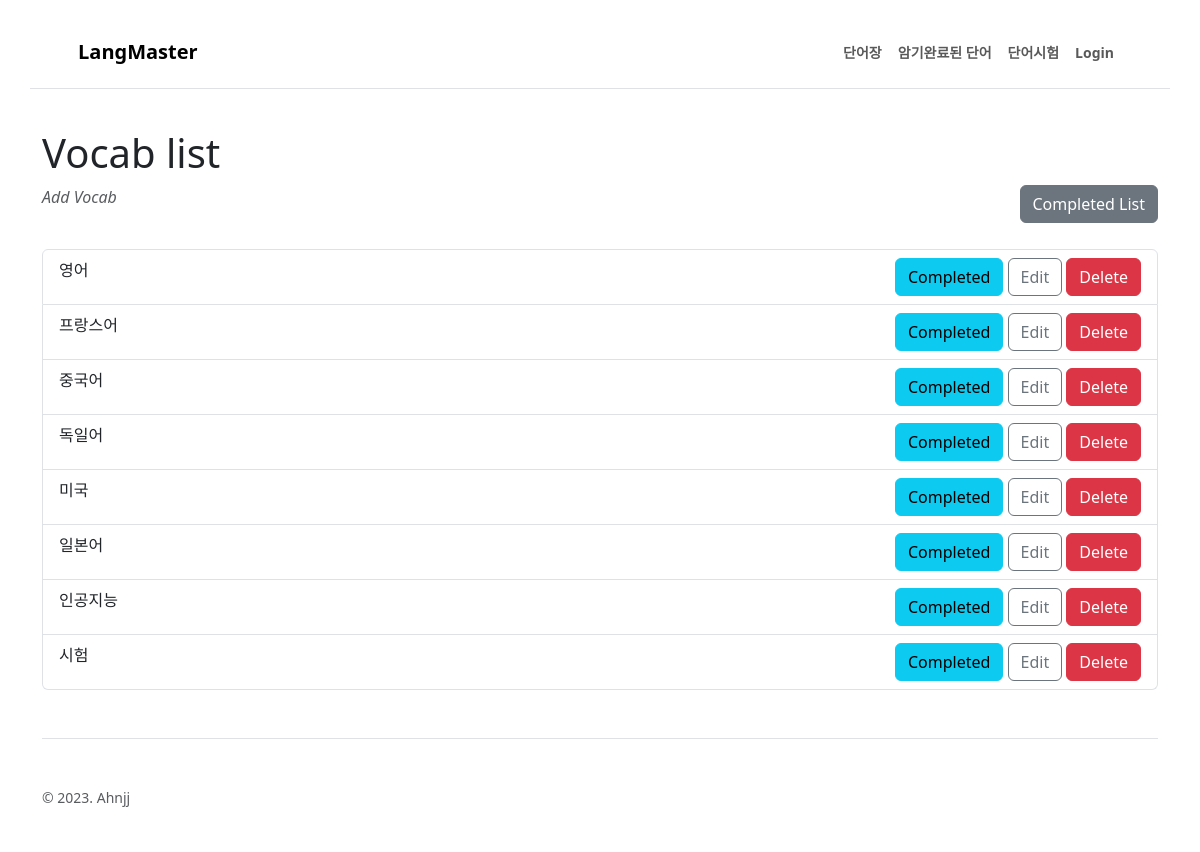
/langapp/list/, run on an earlier commit of the app's database.
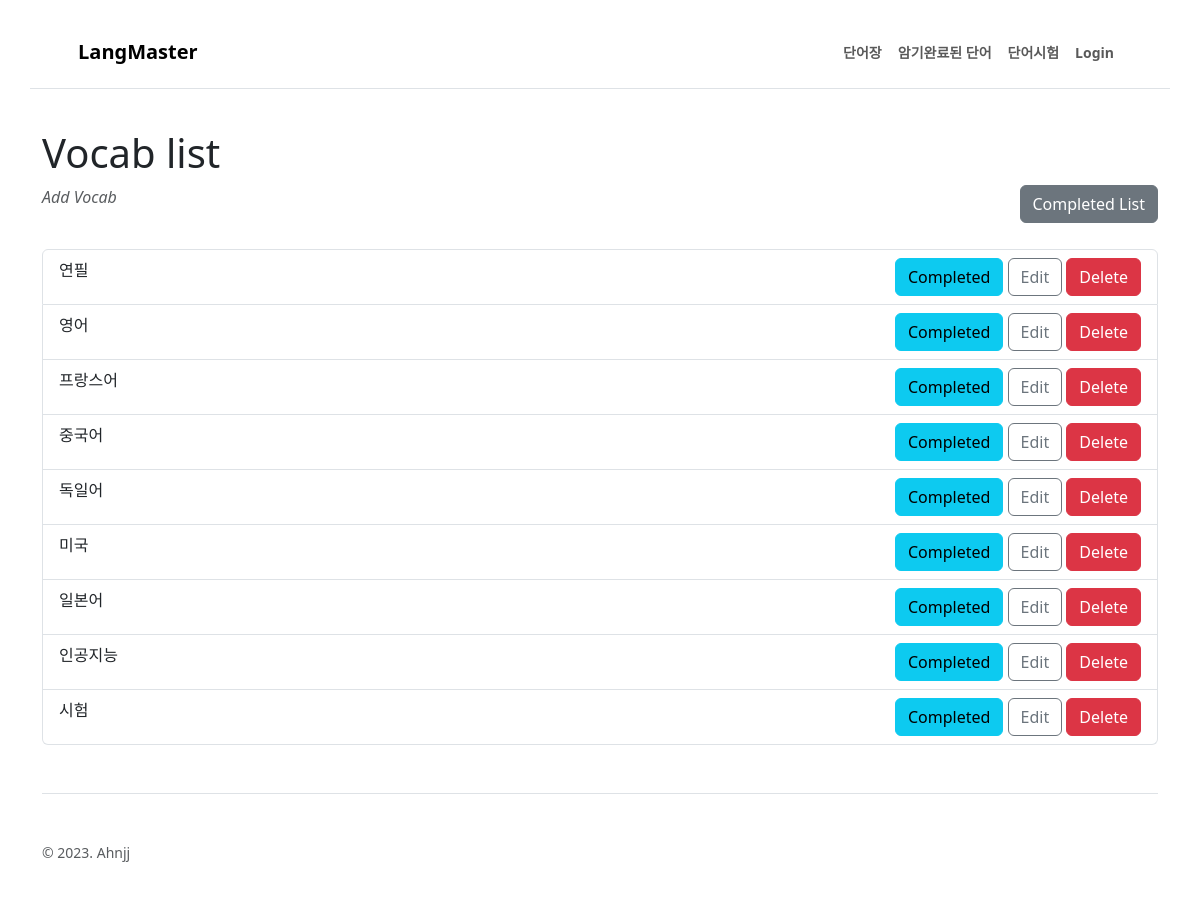
And on a later commit of the database.
### langapp/models.py (models this page shows, shortened)
class Vocab(models.Model):
    class Language(models.TextChoices):
        ENGLISH = "en-US", "English"
        JAPANESE = "ja-JP" , "Japanese"
        CHINESE = "zh-CN", "Chinese"
        SPANISH = "es-ES" , "Spanish"
        FRENCH = "fr-FR", "French"
        GERMAN = "de-DE", "German"
        RUSSIAN = "ru-RU", "Russian"
    word_ko = models.CharField(max_length=100, verbose_name = "Meaning")  # 한국어 단어
    word_fo = models.CharField(max_length=100, blank=True, verbose_name="Vocab")  # 외국어 단어(번역한것)
    language = models.CharField(max_length=10, choices=Language.choices, default=Language.ENGLISH, verbose_name="Language")
    sentence = models.TextField(blank=True, verbose_name="Sentence") # 예문
    created = models.DateTimeField(auto_now_add=True)
    complete = models.BooleanField(default=False)
    important = models.BooleanField(default=False)
    failed = models.BooleanField(default=False) # 단어시험 통과 못한것

### langapp/views.py (the view)
# urls.py: path('list/', views.vocab_list, name = 'vocab_list'),  # 단어 전체 목록
def vocab_list(request):
    vocabs = Vocab.objects.filter(complete=False)
    permission_classes = [CustomReadOnly]     # 권한 추가 부분
    return render(request, 'langapp/vocab_list.html',{'vocabs' : vocabs})

### langapp/templates/langapp/vocab_list.html (shortened to what this page needs)
{% extends "langapp/base.html" %}
    {% block content %}
    <h1>Vocab list</h1>
    <p>
        <a href="{% url 'vocab_post' %}" class ="text-muted text-decoration-none"><i class="bi bi-plus">Add Vocab</i></a>
        <a href="{% url 'complete_list' %}" class="btn btn-secondary" style="float: right">Completed List</a>
    </p>
    <br>
    <ul class="list-group">
        {% for vocab in vocabs %}
        <li class="list-group-item">
            <a href="{% url 'vocab_detail' pk=vocab.pk %}" class="text-dark text-decoration-none" >{{ vocab.word_ko }} </a>
            <div style="float: right">
                <a href="{% url 'completed' pk=vocab.pk %}" class="btn btn-info">Completed</a>
                <a href="{% url 'vocab_edit' pk=vocab.pk %}" class="btn btn-outline-secondary">Edit</a>
                <a href="{% url 'vocab_destroy' pk=vocab.pk %}" class="btn btn-danger">Delete</a>
            </div>
        </li>
        {% endfor %}
    </ul>
    {% endblock %}

What changed in the data, as far as the page shows it:
now on this page (row edited): Vocab: word_ko "연필"
